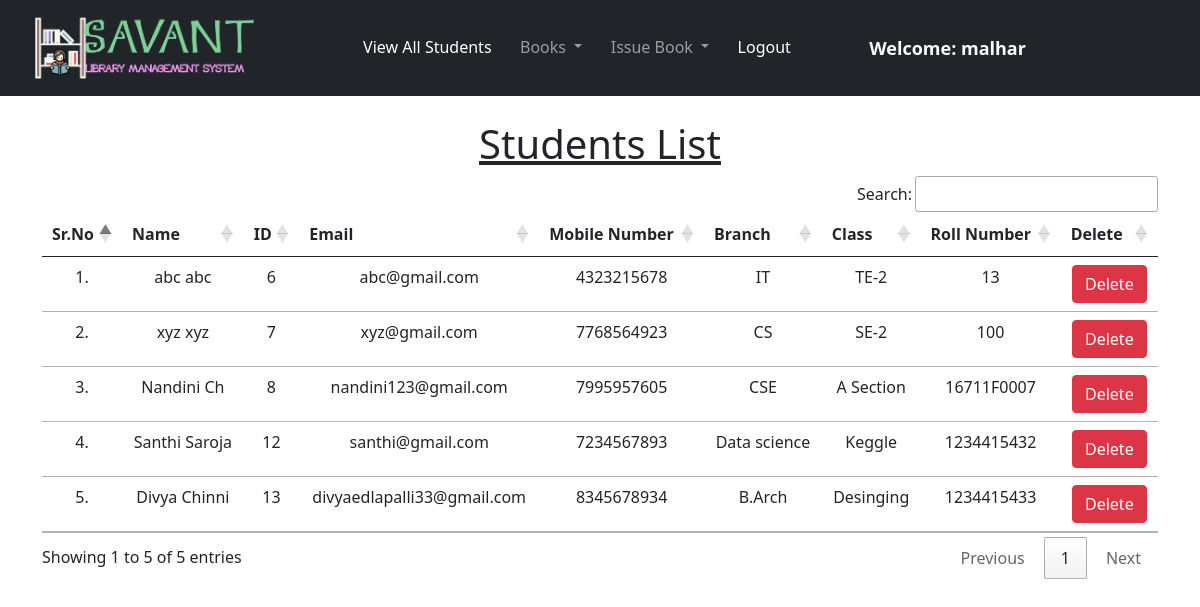
The page /view_students/ (signed in) on the database its author committed.
### library/models.py (models this page shows, shortened)
class Student(models.Model):
    user = models.OneToOneField(User, on_delete=models.CASCADE)
    classroom = models.CharField(max_length=10)
    branch = models.CharField(max_length=10)
    roll_no = models.CharField(max_length=3, blank=True)
    phone = models.CharField(max_length=10, blank=True)
    image = models.ImageField(upload_to="", blank=True)

### library/views.py (the view)
# urls.py: path("view_students/", views.view_students, name="view_students"),
@login_required(login_url = '/admin_login')
def view_students(request):
    students = Student.objects.all()
    return render(request, "view_students.html", {'students':students})

### library/templates/view_students.html (shortened to what this page needs)
{% extends 'admin_navbar.html' %}
{% load static %}
{% block body %}
<div class="container mt-4">
    <h1 class="text-center"><u>Students List</u></h1>
    <table class="table table-hover" id="example">
        <thead>
            <tr class="text-center">
                <th>Sr.No</th>
                <th>Name</th>
                <th>ID</th>
                <th>Email</th>
                <th>Mobile Number</th>
                <th>Branch</th>
                <th>Class</th>
                <th>Roll Number</th>
                <th>Delete</th>
            </tr>
        </thead>
        <tbody>
            {% for student in students %}
            <tr class="text-center">
                <td>{{forloop.counter}}.</td>
                <td>{{student.user.get_full_name}}</td>
                <td>{{student.user.id}}</td>
                <td>{{student.user.email}}</td>
                <td>{{student.phone}}</td>
                <td>{{student.branch}}</td>
                <td>{{student.classroom}}</td>
                <td>{{student.roll_no}}</td>
                <td><a href="/delete_student/{{student.id}}/" class="btn btn-danger" onclick="return confirm('Are you sure you want to delete this student?')">Delete</a></td>
            </tr>
            {% endfor %}
        </tbody>
    </table>
    </div>
{% endblock %}

### library/templates/admin_navbar.html (shortened to what this page needs)
<!doctype html>
<html lang="en">
  <head>
    <link href="https://cdn.jsdelivr.net/npm/bootstrap@5.1.0/dist/css/bootstrap.min.css" rel="stylesheet">
    <link rel="stylesheet" href="https://cdn.datatables.net/1.10.25/css/jquery.dataTables.min.css">
    <link rel="stylesheet" href="https://cdn.datatables.net/buttons/1.7.1/css/buttons.dataTables.min.css">
  </head>
  {% load static %}
  <body>
    <nav class="navbar navbar-expand-lg navbar-dark bg-dark">
        <div class="container-fluid">
          <a class="navbar-brand" href="#"><img src="{% static 'logo_lib.png' %}" height="70"></a>
          <div class="collapse navbar-collapse" id="navbarSupportedContent">
            <ul class="navbar-nav me-auto mb-2 mb-lg-0" >
              <li class="nav-item">
                <a class="nav-link active" aria-current="page" href="/view_students/">View All Students</a>
              </li>
              <li class="nav-item dropdown">
                <a class="nav-link dropdown-toggle" href="#" id="navbarDropdown" role="button" data-bs-toggle="dropdown" aria-expanded="false">
                  Books
                </a>
              </li>
              <li class="nav-item dropdown">
                <a class="nav-link dropdown-toggle" href="#" id="navbarDropdown" role="button" data-bs-toggle="dropdown" aria-expanded="false">
                  Issue Book
                </a>
              </li>
              <li class="nav-item">
                <a class="nav-link active" aria-current="page" href="/logout/">Logout</a>
              </li>
              <li class="nav-item">
                <a style="font-weight:600; font-family:'Segoe UI', Tahoma, Geneva, Verdana, sans-serif; font-size: large;" class="nav-link active" href="#">Welcome: {{request.user}}</a>
              </li>
            </ul>
          </div>
        </div>
      </nav>
      {% block body %}
      {% endblock %}
  </body>
</html>

### rows shown on the page
Student: user.get_full_name "abc abc", user.id "6", user.email "abc@gmail.com", phone "4323215678", branch "IT", classroom "TE-2", roll_no "13"
Student: user.get_full_name "xyz xyz", user.id "7", user.email "xyz@gmail.com", phone "7768564923", branch "CS", classroom "SE-2", roll_no "100"
Student: user.get_full_name "Nandini Ch", user.id "8", user.email "nandini123@gmail.com", phone "7995957605", branch "CSE", classroom "A Section", roll_no "16711F0007"
Student: user.get_full_name "Santhi Saroja", user.id "12", user.email "santhi@gmail.com", phone "7234567893", branch "Data science", classroom "Keggle", roll_no "1234415432"
Student: user.get_full_name "Divya Chinni", user.id "13", user.email "divyaedlapalli33@gmail.com", phone "8345678934", branch "B.Arch", classroom "Desinging", roll_no "1234415433"

### other values the page prints
{{ request.user }} "malhar"
